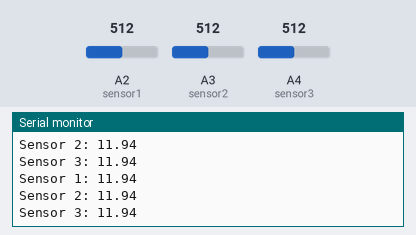
Simulated run of this sketch. Board: Arduino Uno, built with avr-gcc and run on an emulated ATmega328P. Shown: the last lines printed to the serial monitor. The test bench sets the inputs (shaded band); at power-on: A2 (sensor1) = 512, A3 (sensor2) = 512, A4 (sensor3) = 512.

Above: at 1.2 s.
1.3 s: A2 (sensor1) set to 6
At 1.45 s:
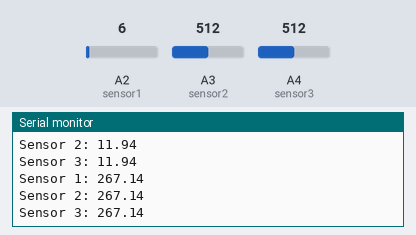
2.8 s: A2 (sensor1) set to 3
At 2.8 s:
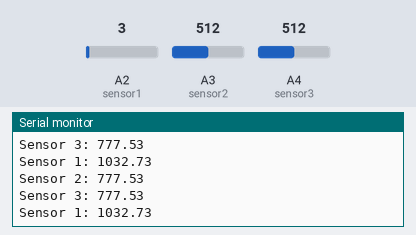
Timing chart, 0 to 5.8 s (numbered marks = the images above; inputs shaded):
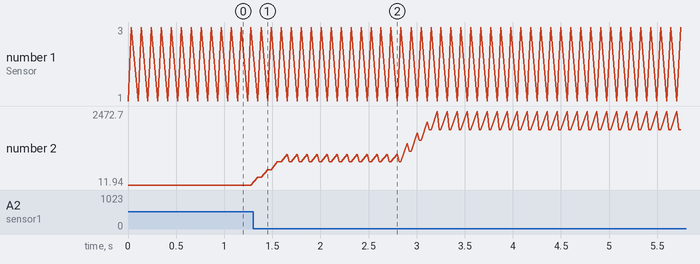

The sketch:

sensorTest3.ino
```cpp
#include <Average.h>

const byte sensor1 = A2;
const byte sensor2 = A3;
const byte sensor3 = A4;

// Reserve space for 10 entries in the average bucket.
// Change the type between < and > to change the entire way the library works.
Average<float> ave(10);

void setup() {
    Serial.begin(9600);
}

void loop() {
    int minat = 0;
    int maxat = 0;

    // Add a new random value to the bucket
    ave.push(27.728*1.3 * pow(map(analogRead(sensor1), 0, 1023, 0, 5000) / 1000.0, -1.2045));
    Serial.print("Sensor 1: ");
    Serial.println(ave.mean());

    ave.push(27.728*1.3 * pow(map(analogRead(sensor2), 0, 1023, 0, 5000) / 1000.0, -1.2045));
    Serial.print("Sensor 2: ");
    Serial.println(ave.mean());

    ave.push(27.728*1.3 * pow(map(analogRead(sensor3), 0, 1023, 0, 5000) / 1000.0, -1.2045));
    Serial.print("Sensor 3: ");
    Serial.println(ave.mean());

    Serial.println();
    delay(100);
}
```

Measured:
- after the input at 1.3 s, the serial monitor: prints a new line after 0.05 s (image 1)
- plotted number 2: 11.94 → 1032.73 after the input at 1.3 s, 1032.73 → 1857.51 after the input at 2.8 s
